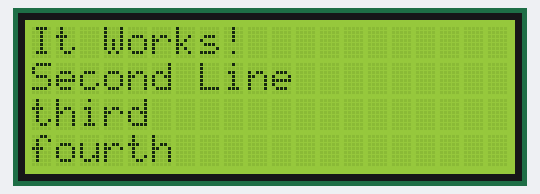
A program run on a simulated ESP8266 board running MicroPython. Shown: 20×4 character LCD. Library files of the repository ran but are not shown: i2c_lcd.py; what the program prints to the serial console is not drawn.

Above: at 0.1 s.
At 10.1 s:
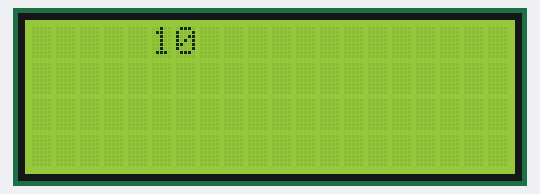
At 21.2 s:
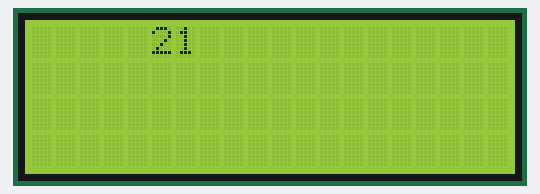
At 25.2 s:
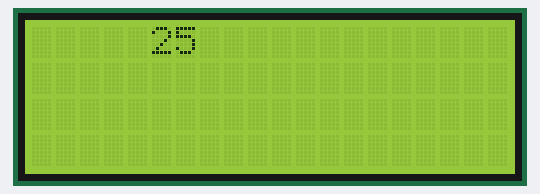
At 32.2 s:
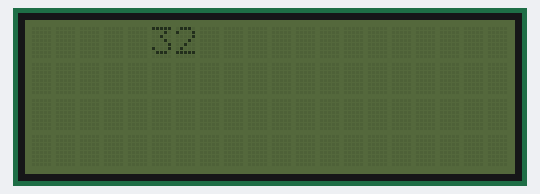
At 33.3 s:
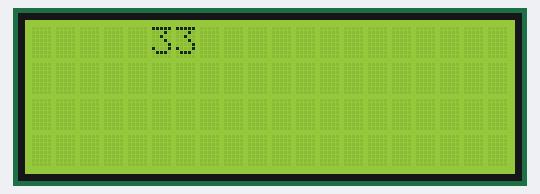

The program:

lcd_test_2004.py
```python
"""Implements a HD44780 character LCD connected via PCF8574 on I2C.
   This was tested with: https://www.wemos.cc/product/d1-mini.html"""

from time import sleep_ms, ticks_ms
from machine import I2C, Pin
from drivers import i2c_lcd

# The PCF8574 has a jumper selectable address: 0x20 - 0x27
DEFAULT_I2C_ADDR = 0x27

def test_main():
    """Test function for verifying basic functionality."""
    print("Running test_main")
    i2c = I2C(scl=Pin(5), sda=Pin(4), freq=400000)
    lcd = i2c_lcd.I2c_Lcd(i2c, DEFAULT_I2C_ADDR, 4, 20)
    lcd.putstr("It Works!\nSecond Line\nthird\nfourth")
    sleep_ms(9000)
    lcd.clear()
    count = 0
    while True:
        lcd.move_to(0, 0)
        lcd.putstr("%7d" % (ticks_ms() // 1000))
        sleep_ms(1000)
        count += 1
        if count % 10 == 3:
            print("Turning backlight off")
            lcd.backlight_off()
        if count % 10 == 4:
            print("Turning backlight on")
            lcd.backlight_on()
        if count % 10 == 5:
            print("Turning display off")
            lcd.display_off()
        if count % 10 == 6:
            print("Turning display on")
            lcd.display_on()
        if count % 10 == 7:
            print("Turning display & backlight off")
            lcd.backlight_off()
            lcd.display_off()
        if count % 10 == 8:
            print("Turning display & backlight on")
            lcd.backlight_on()
            lcd.display_on()

#if __name__ == "__main__":
test_main()
```

Measured:
- what the display in image 0 shows lasts 9.0 s, from 0.1 s to 9.1 s
- what the display in image 1 shows lasts 1.0 s, from 10.1 s to 11.1 s
